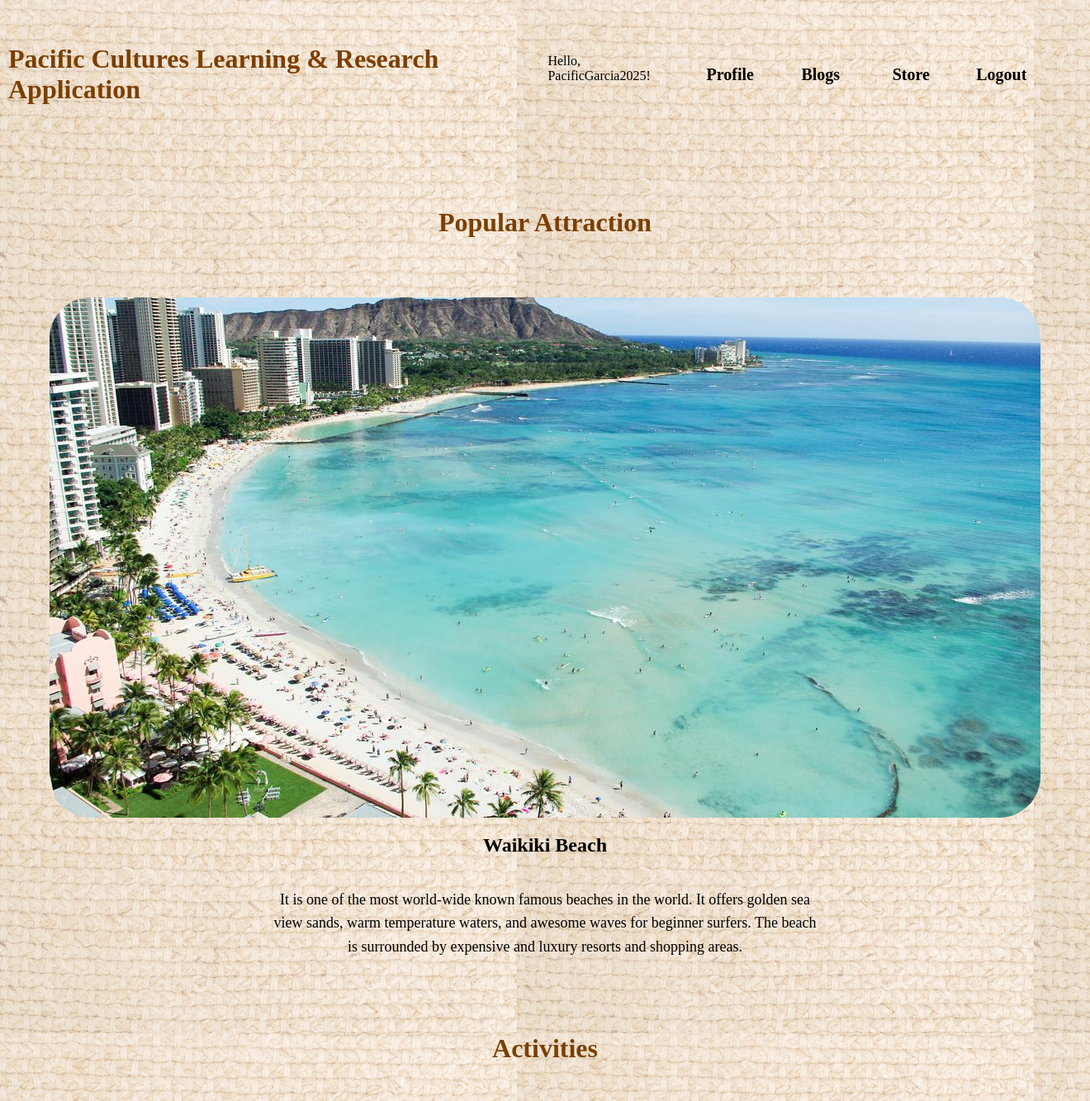
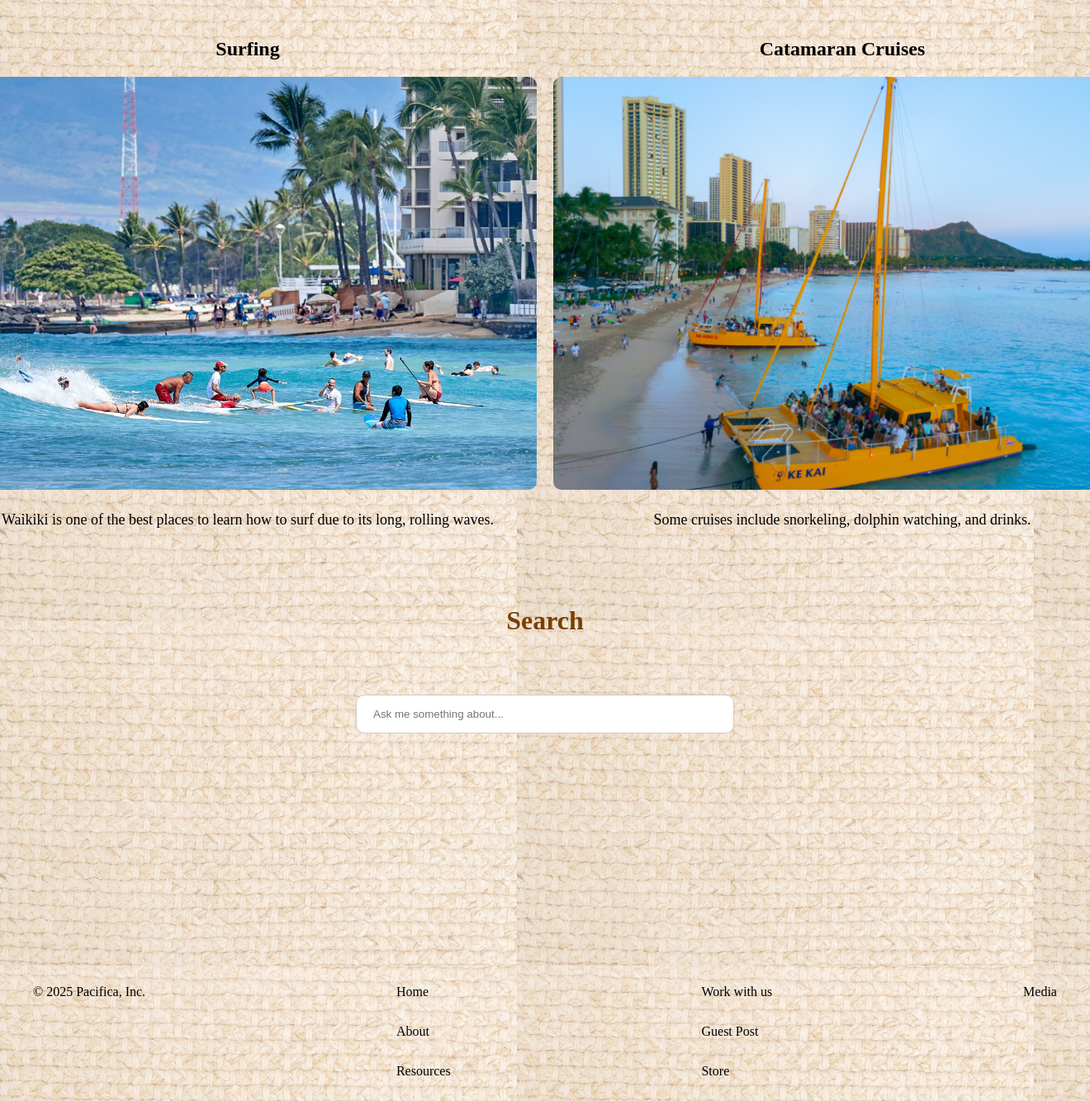
The page /attraction/attractions/2/ (signed in) on the database its author committed (2 pictures, top to bottom).
### attraction/models.py (models this page shows, shortened)
class Attraction(models.Model):
    name = models.CharField(max_length=100)
    description = models.TextField()
    features = models.TextField(max_length=100, default="No features available")
    image = models.ImageField(upload_to='dine_images/', null=True, blank=True)
    activity_name = models.CharField(max_length=100, null=True, blank=True)
    activity_description = models.TextField(null=True, blank=True)
    activity_image = models.ImageField(upload_to='dine_images/', null=True, blank=True)
    activity_name_2 = models.CharField(max_length=100, null=True, blank=True)
    activity_description_2 = models.TextField(null=True, blank=True)
    activity_image_2 = models.ImageField(upload_to='dine_images/', null=True, blank=True)

### attraction/views.py (the view)
# urls.py: path('attractions/<int:pk>/', AttractionsDetailView.as_view(), name='attraction_details'),
class AttractionsDetailView(DetailView):
    model = Attraction
    template_name = "attractions_details.html"

### attraction/templates/attractions_details.html (shortened to what this page needs)
{% extends 'base.html' %}
{% block content %}
<div class="home-container">
    <h1>Popular Attraction</h1>
</div>
{% if attraction.image %}
    <img src="{{ attraction.image.url }}" alt="{{ attraction.name }} Image" class="attraction-details-image" />
{% else %}
    <p>No image available</p>
{% endif %}
<div class="attraction-container-header">
    <h2>{{ attraction.name }}</h2>
    <p>{{ attraction.description}} </p>
</div>
<div class="home-container">
    <h1>Activities</h1>
</div>
{% load static %}
<div class="attractions-activities">
    <div class="activities-container">
        <div class="image-wrapper">
            <h2>{{ attraction.activity_name }}</h2>
            <image src="{{ attraction.activity_image.url }}" alt="{{ attration.activity_name }} Image" class="activities-image"></image>
            <p>{{ attraction.activity_description }}</p>
        </div>
        <div class="image-wrapper">
            <h2>{{ attraction.activity_name_2 }}</h2>
            <image src="{{ attraction.activity_image_2.url }}" alt="{{ attration.activity_name_2 }} Image" class="activities-image"></image>
            <p>{{ attraction.activity_description_2 }}</p>
        </div>
    </div>
</div>
<div class="home-container">
    <h1>Search</h1>
</div>
<div style="width: 100%; text-align: center; margin-top: 20px;">
    <input id="searchBox" type="text" placeholder="Ask me something about..." style="width: 30%; padding: 15px 40px 15px 20px; border-radius: 10px; border: 1px solid #ccc;">
</div>
{% endblock %}

### templates/base.html (shortened to what this page needs)
<!DOCTYPE html>
<html lang="en">
<head>
  {% load static %}
  <link rel="stylesheet" href="{% static 'css/base.css' %}" />
</head>
<body>
  <header class="main-header">
  <a href="{% url 'homepage' %}" class="main-title">
    <h1>Pacific Cultures Learning & Research Application</h1>
  </a>
    <div class="authentication">
      {% if user.is_authenticated %}
      <span>Hello, {{ user.username }}!</span>
        <a href="{% url 'user_profile' %}" class="base-button">Profile</a>
        <a href="{% url 'blog_details' %}" class="base-button">Blogs</a>
        <a href="{% url 'store' %}" class="base-button">Store</a>
        <a href="{% url 'logout' %}" class="base-button">Logout</a>
      {% else %}
        <a href="{% url 'blog_details' %}" class="base-button">Blogs</a>
        <a href="{% url 'store' %}" class="base-button">Store</a>
        <a href="{% url 'login' %}" class="base-button">Login</a>
        <a href="{% url 'signup' %}" class="base-button">Sign Up</a>
      {% endif %}
    </div>
  </header>
  <div>{% block content %} {% endblock %}</div>
  <footer>
    <div class="text1">
      &copy; 2025 Pacifica, Inc.
    </div>
    <div>
      <a href="{% url 'homepage' %}" class="home-button">Home</a>
      <div style='margin-top: 30px;'>
        <a href="{% url 'about' %}" class="home-button">About</a>
      </div>
      <div style='margin-top: 30px;'>
        <a href="{% url 'resources' %}" class="home-button">Resources</a>
      </div>
    </div>
    <div>
      <a href="{% url 'work' %}" class="home-button">Work with us</a>
      <div style='margin-top: 30px;'>
        <a href="{% url 'blog_details' %}" class="home-button">Guest Post</a>
      </div>
      <div style='margin-top: 30px;'>
        <a href="{% url 'store' %}" class="home-button">Store</a>
      </div>
    </div>
    <div>
      <a href="{% url 'media' %}" class="home-button">Media</a>
    </div>
  </footer>
</body>
</html>

### static/css/base.css (style rules this page uses)
.main-header { display: flex; justify-content: space-between; align-items: center; height: 20vh; padding: 10px; }
html, body { box-sizing: border-box; margin: 0; padding: 0; }
body { position: relative; }
body::before { content: ''; position: absolute; top: 0; left: 0; right: 0; bottom: 0; background-image: url('/static/straw.jpg'); background-attachment: fixed; opacity: 0.5; z-index: -1; }
.main-title { text-decoration: none; color: #7B3F00; }
.main-title h1 { position: relative; color: inherit; font-family: 'Dancing Script', cursive; }
.authentication { display: flex; gap: 15px; margin-right: 50px; }
.authentication a { text-decoration: none; color: black; }
.base-button { display: flex; width: 100px; height: 50px; justify-content: center; align-items: center; font-weight: bold; font-size: 20px; color: #7B3F00; transition: transform 0.4s ease, box-shadow 0.4s ease; }
.home-button { text-decoration: none; color: black; }
footer { display: flex; padding: 40px; margin-top: 20%; justify-content: space-between; }
.home-container { text-align: center; }
.home-container h1 { position: relative; color: #7B3F00; font-family: 'Dancing Script', cursive; text-decoration: none; padding: 50px; }
.attraction-details-image { display: block; text-align: center; margin: 0 auto; border-radius: 50px; }
.attraction-container-header { text-align: center; }
.attraction-container-header p { text-align: center; font-size: 18px; line-height: 1.6; display: inline-block; max-width: 50%; }
.attractions-activities { text-align: center; }
.activities-container { display: flex; justify-content: center; gap: 20px; align-items: center; }
.image-wrapper { text-align: center; }
.image-wrapper p { font-size: 18px; line-height: 1.6; }
.activities-image { height: 500px; width: 700px; border-radius: 10px; object-fit: cover; transition: transform 0.3s ease; }

### rows shown on the page
Attraction: image (picture), name "Waikiki Beach", description "It is one of the most world-wide known famous beaches in the world. It offers golden sea view sands, warm temperature waters, and awesome waves for beginner surfers. The beach is surrounded by expensive and luxury resorts and shopping areas.", activity_name "Surfing", activity_image (picture), activity_description "Waikiki is one of the best places to learn how to surf due to its long, rolling waves.", activity_name_2 "Catamaran Cruises", activity_image_2 (picture), activity_description_2 "Some cruises include snorkeling, dolphin watching, and drinks."

### other values the page prints
{{ user.username }} "PacificGarcia2025"
